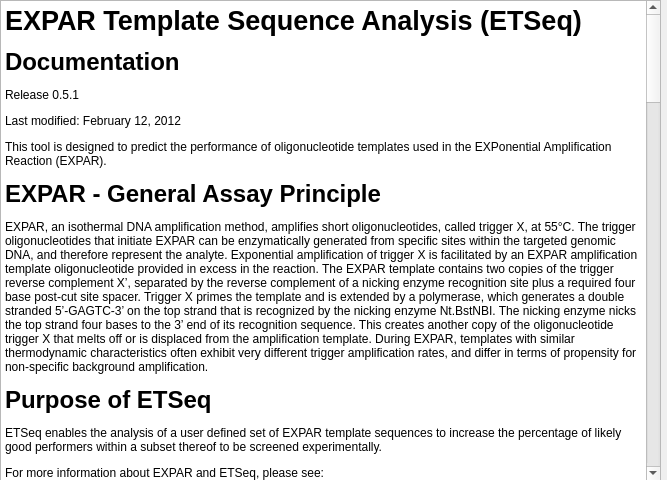
<?xml version="1.0" encoding="UTF-8"?>
<ui version="4.0">
 <class>Form</class>
 <widget class="QWidget" name="Form">
  <property name="geometry">
   <rect>
    <x>0</x>
    <y>0</y>
    <width>667</width>
    <height>480</height>
   </rect>
  </property>
  <property name="windowTitle">
   <string>Form</string>
  </property>
  <widget class="QTextBrowser" name="textBrowser">
   <property name="geometry">
    <rect>
     <x>0</x>
     <y>0</y>
     <width>661</width>
     <height>481</height>
    </rect>
   </property>
   <property name="html">
    <string>&lt;!DOCTYPE HTML PUBLIC &quot;-//W3C//DTD HTML 4.0//EN&quot; &quot;http://www.w3.org/TR/REC-html40/strict.dtd&quot;&gt;
&lt;html&gt;&lt;head&gt;&lt;meta name=&quot;qrichtext&quot; content=&quot;1&quot; /&gt;&lt;style type=&quot;text/css&quot;&gt;
p, li { white-space: pre-wrap; }
&lt;/style&gt;&lt;/head&gt;&lt;body style=&quot; font-family:'宋体'; font-size:9pt; font-weight:400; font-style:normal;&quot;&gt;
&lt;p style=&quot; margin-top:0px; margin-bottom:0px; margin-left:0px; margin-right:0px; -qt-block-indent:0; text-indent:0px;&quot;&gt;&lt;a name=&quot;cautions&quot;&gt;&lt;/a&gt;&lt;span style=&quot; font-size:20pt; font-weight:600;&quot;&gt;E&lt;/span&gt;&lt;span style=&quot; font-size:20pt; font-weight:600;&quot;&gt;XPAR Template Sequence Analysis (ETSeq) &lt;/span&gt;&lt;/p&gt;
&lt;p style=&quot; margin-top:12px; margin-bottom:12px; margin-left:0px; margin-right:0px; -qt-block-indent:0; text-indent:0px;&quot;&gt;&lt;span style=&quot; font-size:18pt; font-weight:600;&quot;&gt;Documentation &lt;/span&gt;&lt;/p&gt;
&lt;p style=&quot; margin-top:0px; margin-bottom:0px; margin-left:0px; margin-right:0px; -qt-block-indent:0; text-indent:0px;&quot;&gt;&lt;a name=&quot;SEQUENCE&quot;&gt;&lt;/a&gt;Release 0.5.1 &lt;/p&gt;
&lt;p style=&quot; margin-top:12px; margin-bottom:12px; margin-left:0px; margin-right:0px; -qt-block-indent:0; text-indent:0px;&quot;&gt;Last modified: February 12, 2012 &lt;/p&gt;
&lt;p style=&quot; margin-top:12px; margin-bottom:12px; margin-left:0px; margin-right:0px; -qt-block-indent:0; text-indent:0px;&quot;&gt;This tool is designed to predict the performance of oligonucleotide templates used in the EXPonential Amplification Reaction (EXPAR). &lt;/p&gt;
&lt;p style=&quot; margin-top:12px; margin-bottom:12px; margin-left:0px; margin-right:0px; -qt-block-indent:0; text-indent:0px;&quot;&gt;&lt;span style=&quot; font-size:18pt; font-weight:600;&quot;&gt;EXPAR - General Assay Principle &lt;/span&gt;&lt;/p&gt;
&lt;p style=&quot; margin-top:12px; margin-bottom:12px; margin-left:0px; margin-right:0px; -qt-block-indent:0; text-indent:0px;&quot;&gt;EXPAR, an isothermal DNA amplification method, amplifies short oligonucleotides, called trigger X, at 55°C. The trigger oligonucleotides that initiate EXPAR can be enzymatically generated from specific sites within the targeted genomic DNA, and therefore represent the analyte. Exponential amplification of trigger X is facilitated by an EXPAR amplification template oligonucleotide provided in excess in the reaction. The EXPAR template contains two copies of the trigger reverse complement X’, separated by the reverse complement of a nicking enzyme recognition site plus a required four base post-cut site spacer. Trigger X primes the template and is extended by a polymerase, which generates a double stranded 5’-GAGTC-3’ on the top strand that is recognized by the nicking enzyme Nt.BstNBI. The nicking enzyme nicks the top strand four bases to the 3’ end of its recognition sequence. This creates another copy of the oligonucleotide trigger X that melts off or is displaced from the amplification template. During EXPAR, templates with similar thermodynamic characteristics often exhibit very different trigger amplification rates, and differ in terms of propensity for non-specific background amplification. &lt;/p&gt;
&lt;p style=&quot; margin-top:12px; margin-bottom:12px; margin-left:0px; margin-right:0px; -qt-block-indent:0; text-indent:0px;&quot;&gt;&lt;span style=&quot; font-size:18pt; font-weight:600;&quot;&gt;Purpose of ETSeq&lt;/span&gt; &lt;/p&gt;
&lt;p style=&quot; margin-top:12px; margin-bottom:12px; margin-left:0px; margin-right:0px; -qt-block-indent:0; text-indent:0px;&quot;&gt;ETSeq enables the analysis of a user defined set of EXPAR template sequences to increase the percentage of likely good performers within a subset thereof to be screened experimentally. &lt;/p&gt;
&lt;p style=&quot; margin-top:12px; margin-bottom:12px; margin-left:0px; margin-right:0px; -qt-block-indent:0; text-indent:0px;&quot;&gt;For more information about EXPAR and ETSeq, please see: &lt;/p&gt;
&lt;p style=&quot; margin-top:12px; margin-bottom:12px; margin-left:0px; margin-right:0px; -qt-block-indent:0; text-indent:0px;&quot;&gt; &lt;span style=&quot; background-color:#ffff00;&quot;&gt;&amp;lt;we will insert the reference to the NAR manuscript here&amp;gt;&lt;/span&gt; &lt;/p&gt;
&lt;p style=&quot; margin-top:12px; margin-bottom:12px; margin-left:0px; margin-right:0px; -qt-block-indent:0; text-indent:0px;&quot;&gt;For each entered sequence, the tool returns 7 parameters to the user. Three parameters, related to the thermodynamic behavior of the template, are calculated using the output of UNAFold. &lt;/p&gt;
&lt;p style=&quot; margin-top:12px; margin-bottom:12px; margin-left:0px; margin-right:0px; -qt-block-indent:0; text-indent:0px;&quot;&gt;For more information about Unafold: &lt;/p&gt;
&lt;p style=&quot; margin-top:12px; margin-bottom:12px; margin-left:0px; margin-right:0px; -qt-block-indent:0; text-indent:0px;&quot;&gt;Markham, N. R. &amp;amp; Zuker, M. (2008) UNAFold: software for nucleic acid folding and hybridization. In Keith, J. M., editor, &lt;span style=&quot; font-style:italic;&quot;&gt;Bioinformatics, Volume II. Structure, Function and Applications&lt;/span&gt;, number 453 in &lt;span style=&quot; font-style:italic;&quot;&gt;Methods in Molecular Biology&lt;/span&gt;, chapter 1, pages 3–31. Humana Press, Totowa, NJ. ISBN 978-1-60327-428-9. &lt;/p&gt;
&lt;p style=&quot; margin-top:12px; margin-bottom:12px; margin-left:0px; margin-right:0px; -qt-block-indent:0; text-indent:0px;&quot;&gt;The other four parameters relate to the sequence dependence of template performance. These four sequence dependence related parameters are generated by two machine learning methods: a position weight matrix based method, as described in &lt;span style=&quot; background-color:#ffff00;&quot;&gt;&amp;lt;NAR ref&amp;gt;&lt;/span&gt;, and a naïve Bayes method, using the Orange Naïve Bayes module. &lt;/p&gt;
&lt;p style=&quot; margin-top:12px; margin-bottom:12px; margin-left:0px; margin-right:0px; -qt-block-indent:0; text-indent:0px;&quot;&gt;For more information about the Orange Naïve Bayes module: &lt;/p&gt;
&lt;p style=&quot; margin-top:12px; margin-bottom:12px; margin-left:0px; margin-right:0px; -qt-block-indent:0; text-indent:0px;&quot;&gt;Tomaž Curk, Janez Demšar, Qikai Xu, Gregor Leban, Uroš Petrovič, Ivan Bratko, Gad Shaulsky, Blaž Zupan. &lt;span style=&quot; font-style:italic;&quot;&gt;Microarray data mining with visual programming&lt;/span&gt;. Bioinformatics. 2005 Feb 1;21(3):396-8. &lt;/p&gt;
&lt;p style=&quot; margin-top:12px; margin-bottom:12px; margin-left:0px; margin-right:0px; -qt-block-indent:0; text-indent:0px;&quot;&gt;In addition, ETSeq suggests a set of possibly well performing EXPAR templates selected from the user provided set. If no sequence is returned, then the software determined that none of the provided sequences fall within the recommended parameter range. &lt;/p&gt;
&lt;p style=&quot; margin-top:12px; margin-bottom:12px; margin-left:0px; margin-right:0px; -qt-block-indent:0; text-indent:0px;&quot;&gt;&lt;span style=&quot; font-size:18pt; font-weight:600;&quot;&gt;Downloading and Installing: &lt;/span&gt;&lt;/p&gt;
&lt;p style=&quot; margin-top:12px; margin-bottom:12px; margin-left:0px; margin-right:0px; -qt-block-indent:0; text-indent:0px;&quot;&gt;ETSeq can be downloaded from: &lt;span style=&quot; background-color:#ffff00;&quot;&gt;&amp;lt;URL goes here&amp;gt;&lt;/span&gt; &lt;/p&gt;
&lt;p style=&quot; margin-top:12px; margin-bottom:12px; margin-left:0px; margin-right:0px; -qt-block-indent:0; text-indent:0px;&quot;&gt;&lt;span style=&quot; font-weight:600;&quot;&gt;Operating system:&lt;/span&gt; This software tool has been designed for Windows 7 or XP having at least 512 Mb of RAM and 1Gb of hard drive space. Other operating systems have not yet been tested. &lt;/p&gt;
&lt;p style=&quot; margin-top:12px; margin-bottom:12px; margin-left:0px; margin-right:0px; -qt-block-indent:0; text-indent:0px;&quot;&gt;&lt;span style=&quot; font-weight:600;&quot;&gt;Other requirements:&lt;/span&gt; This tool integrates the UNAFold perl scripts to predict thermodynamic characteristics. Therefore, users need to install a perl compiler, such as Activeperl, on their computer before using this tool. &lt;/p&gt;
&lt;p style=&quot; margin-top:12px; margin-bottom:12px; margin-left:0px; margin-right:0px; -qt-block-indent:0; text-indent:0px;&quot;&gt;To download Activeperl: &lt;/p&gt;
&lt;p style=&quot; margin-top:12px; margin-bottom:12px; margin-left:0px; margin-right:0px; -qt-block-indent:0; text-indent:0px;&quot;&gt;&lt;a href=&quot;http://www.activestate.com/activeperl/downloads&quot;&gt;&lt;span style=&quot; text-decoration: underline; color:#0000ff;&quot;&gt;http://www.activestate.com/activeperl/downloads&lt;/span&gt;&lt;/a&gt; &lt;/p&gt;
&lt;p style=&quot; margin-top:12px; margin-bottom:12px; margin-left:0px; margin-right:0px; -qt-block-indent:0; text-indent:0px;&quot;&gt;&lt;span style=&quot; font-weight:600;&quot;&gt;Installing the program:&lt;/span&gt; Unzip the file “ETseq.zip” to a designated folder. To check proper installation, double click the file “run.exe” in your unzipped designated folder. A user interface window will open, which means you have installed the tool successfully. An error message “Perl compiler required” indicates that a Perl compiler is either missing or not properly installed on the computer. &lt;/p&gt;
&lt;p style=&quot; margin-top:12px; margin-bottom:12px; margin-left:0px; margin-right:0px; -qt-block-indent:0; text-indent:0px;&quot;&gt;&lt;span style=&quot; font-family:'Times New Roman,serif'; font-size:18pt; font-weight:600;&quot;&gt;Running instruction:&lt;/span&gt; &lt;/p&gt;
&lt;ol style=&quot;margin-top: 0px; margin-bottom: 0px; margin-left: 0px; margin-right: 0px; -qt-list-indent: 1;&quot;&gt;&lt;li style=&quot; margin-top:0px; margin-bottom:0px; margin-left:0px; margin-right:0px; -qt-block-indent:0; text-indent:0px;&quot;&gt;&lt;span style=&quot; font-family:'Times New Roman,serif'; font-size:12pt;&quot;&gt;Double click the file “Run.exe” in your ETSeq designated folder - &lt;/span&gt;a Graphical User Interface (GUI) window will open. &lt;/li&gt;
&lt;li style=&quot; margin-top:0px; margin-bottom:0px; margin-left:0px; margin-right:0px; -qt-block-indent:0; text-indent:0px;&quot;&gt;&lt;span style=&quot; font-family:'Times New Roman,serif'; font-size:12pt;&quot;&gt;Copy and paste your template identifiers and sequences into the input area on the ETSeq GUI (see below for formatting requirements)&lt;/span&gt; &lt;/li&gt;
&lt;li style=&quot; margin-top:0px; margin-bottom:0px; margin-left:0px; margin-right:0px; -qt-block-indent:0; text-indent:0px;&quot;&gt;&lt;span style=&quot; font-family:'Times New Roman,serif'; font-size:12pt;&quot;&gt;If desired, change the thermodynamic input parameters (or leave as default)&lt;/span&gt; &lt;/li&gt;
&lt;li style=&quot; margin-top:0px; margin-bottom:0px; margin-left:0px; margin-right:0px; -qt-block-indent:0; text-indent:0px;&quot;&gt;&lt;span style=&quot; font-family:'Times New Roman,serif'; font-size:12pt;&quot;&gt;Click “Submit”&lt;/span&gt; &lt;/li&gt;
&lt;li style=&quot; margin-top:0px; margin-bottom:0px; margin-left:0px; margin-right:0px; -qt-block-indent:0; text-indent:0px;&quot;&gt;&lt;span style=&quot; font-family:'Times New Roman,serif'; font-size:12pt;&quot;&gt;Run time can vary from a few seconds to minutes or longer, based on how many template sequences were submitted&lt;/span&gt; &lt;/li&gt;
&lt;li style=&quot; margin-top:0px; margin-bottom:0px; margin-left:0px; margin-right:0px; -qt-block-indent:0; text-indent:0px;&quot;&gt;&lt;span style=&quot; font-family:'Times New Roman,serif'; font-size:12pt;&quot;&gt;Another dialog window will open when the analysis is completed, click “save”&lt;/span&gt; &lt;/li&gt;
&lt;li style=&quot; margin-top:0px; margin-bottom:12px; margin-left:0px; margin-right:0px; -qt-block-indent:0; text-indent:0px;&quot;&gt;&lt;span style=&quot; font-family:'Times New Roman,serif'; font-size:12pt;&quot;&gt;Save the result &lt;/span&gt;as Excel spreadsheet (.xls format)&lt;span style=&quot; font-family:'Times New Roman,serif'; font-size:12pt;&quot;&gt; to a chosen&lt;/span&gt; folder. &lt;/li&gt;&lt;/ol&gt;
&lt;p style=&quot; margin-top:12px; margin-bottom:12px; margin-left:0px; margin-right:0px; -qt-block-indent:0; text-indent:0px;&quot;&gt;  &lt;/p&gt;
&lt;p style=&quot; margin-top:12px; margin-bottom:12px; margin-left:0px; margin-right:0px; -qt-block-indent:0; text-indent:0px;&quot;&gt;&lt;span style=&quot; font-size:18pt; font-weight:600;&quot;&gt;Input Format for EXPAR Template Sequences: &lt;/span&gt;&lt;/p&gt;
&lt;p style=&quot; margin-top:12px; margin-bottom:12px; margin-left:0px; margin-right:0px; -qt-block-indent:0; text-indent:0px;&quot;&gt;The program can accept an unrestricted number of EXPAR template input sequences at one time. However, run times may be long for large input files. &lt;/p&gt;
&lt;p style=&quot; margin-top:12px; margin-bottom:12px; margin-left:0px; margin-right:0px; -qt-block-indent:0; text-indent:0px;&quot;&gt;EXPAR template sequences must be entered in the 5’ to 3’ direction, and must consist of the following elements: (1) the reverse complement of the trigger sequence (at least 10 bases in length), (2) a 4-base post cut site, (3) GACTC, which is the reverse complement of the Nt.BstNBI nicking enzyme recognition site, and (4) a second copy of the reverse complement of the trigger sequence. The EXPAR template must have exactly one GACTC in its sequence. Only exact nucleotides (A, C, G, or T) are allowed. &lt;/p&gt;
&lt;p style=&quot; margin-top:12px; margin-bottom:12px; margin-left:0px; margin-right:0px; -qt-block-indent:0; text-indent:0px;&quot;&gt;Each EXPAR sequence requires a unique user defined sequence identifier (no blank spaces in user identifier). If multiple EXPAR template sequences have the same sequence identifier, then all but the first will be deleted by the program. &lt;/p&gt;
&lt;p style=&quot; margin-top:12px; margin-bottom:12px; margin-left:0px; margin-right:0px; -qt-block-indent:0; text-indent:0px;&quot;&gt;Enter the EXPAR template sequences to be analyzed into the input field. There are two acceptable input formats: &lt;/p&gt;
&lt;p style=&quot; margin-top:12px; margin-bottom:12px; margin-left:0px; margin-right:0px; -qt-block-indent:0; text-indent:0px;&quot;&gt;1. EXPAR template sequences plus sequence identifiers can be entered in fasta format (see &lt;a href=&quot;http://blast.ncbi.nlm.nih.gov/blastcgihelp.shtml&quot;&gt;&lt;span style=&quot; text-decoration: underline; color:#0000ff;&quot;&gt;http://blast.ncbi.nlm.nih.gov/blastcgihelp.shtml&lt;/span&gt;&lt;/a&gt; for a description of the FASTA format). Generate this file using another suitable computational tool, or using a simple text editor such as the Windows notepad accessory, then copy and paste into the input area. The input data would look as follows: &lt;/p&gt;
&lt;p style=&quot; margin-top:12px; margin-bottom:12px; margin-left:0px; margin-right:0px; -qt-block-indent:0; text-indent:0px;&quot;&gt;&amp;gt;seq1 &lt;/p&gt;
&lt;p style=&quot; margin-top:12px; margin-bottom:12px; margin-left:0px; margin-right:0px; -qt-block-indent:0; text-indent:0px;&quot;&gt;CCTACGACTGAACAGACTCTCCTACGACTG &lt;/p&gt;
&lt;p style=&quot; margin-top:12px; margin-bottom:12px; margin-left:0px; margin-right:0px; -qt-block-indent:0; text-indent:0px;&quot;&gt;&amp;gt;seq2 &lt;/p&gt;
&lt;p style=&quot; margin-top:12px; margin-bottom:12px; margin-left:0px; margin-right:0px; -qt-block-indent:0; text-indent:0px;&quot;&gt;CCTACGACTTAACAGACTCTCCTACGACTT &lt;/p&gt;
&lt;p style=&quot; margin-top:12px; margin-bottom:12px; margin-left:0px; margin-right:0px; -qt-block-indent:0; text-indent:0px;&quot;&gt;2. Generate an Excel file (or a tab delimited text file) with sequence identifiers in column 1, and the sequences in column 2. Copy and paste this data (without header rows) into the input area, resulting in a tab delimited format such as the following: &lt;/p&gt;
&lt;p style=&quot; margin-top:12px; margin-bottom:12px; margin-left:0px; margin-right:0px; -qt-block-indent:0; text-indent:0px;&quot;&gt;seq1  CCTACGACTGAACAGACTCTCCTACGACTG &lt;/p&gt;
&lt;p style=&quot; margin-top:12px; margin-bottom:12px; margin-left:0px; margin-right:0px; -qt-block-indent:0; text-indent:0px;&quot;&gt;seq2  CCTACGACTTAACAGACTCTCCTACGACTT &lt;/p&gt;
&lt;p style=&quot; margin-top:12px; margin-bottom:12px; margin-left:0px; margin-right:0px; -qt-block-indent:0; text-indent:0px;&quot;&gt;&lt;span style=&quot; font-size:18pt; font-weight:600;&quot;&gt;Other Input Parameters &lt;/span&gt;&lt;/p&gt;
&lt;p style=&quot; margin-top:0px; margin-bottom:0px; margin-left:0px; margin-right:0px; -qt-block-indent:0; text-indent:0px;&quot;&gt;&lt;a name=&quot;PRIMER_SEQUENCE_ID&quot;&gt;&lt;/a&gt;Minimal trigger-template Tm &lt;/p&gt;
&lt;p style=&quot; margin-top:12px; margin-bottom:0px; margin-left:0px; margin-right:0px; -qt-block-indent:0; text-indent:0px;&quot;&gt;&lt;span style=&quot; font-family:'Times New Roman,serif'; font-size:12pt;&quot;&gt;The Minimal melting temperature allowed for trigger- template duplex. Default: 40&lt;/span&gt;&lt;span style=&quot; font-family:'Symbol'; font-size:12pt;&quot;&gt;°&lt;/span&gt;&lt;span style=&quot; font-family:'Times New Roman,serif'; font-size:12pt;&quot;&gt;C&lt;/span&gt; &lt;/p&gt;
&lt;p style=&quot; margin-top:12px; margin-bottom:12px; margin-left:0px; margin-right:0px; -qt-block-indent:0; text-indent:0px;&quot;&gt;Maximal trigger-template Tm &lt;/p&gt;
&lt;p style=&quot; margin-top:12px; margin-bottom:0px; margin-left:0px; margin-right:0px; -qt-block-indent:0; text-indent:0px;&quot;&gt;&lt;span style=&quot; font-family:'Times New Roman,serif'; font-size:12pt;&quot;&gt;The Maximal melting temperature allowed for trigger- template duplex. Default: 60&lt;/span&gt;&lt;span style=&quot; font-family:'Symbol'; font-size:12pt;&quot;&gt;°&lt;/span&gt;&lt;span style=&quot; font-family:'Times New Roman,serif'; font-size:12pt;&quot;&gt;C&lt;/span&gt; &lt;/p&gt;
&lt;p style=&quot; margin-top:12px; margin-bottom:12px; margin-left:0px; margin-right:0px; -qt-block-indent:0; text-indent:0px;&quot;&gt;Maximal template-template Tm &lt;/p&gt;
&lt;p style=&quot; margin-top:12px; margin-bottom:0px; margin-left:0px; margin-right:0px; -qt-block-indent:0; text-indent:0px;&quot;&gt;&lt;span style=&quot; font-family:'Times New Roman,serif'; font-size:12pt;&quot;&gt;The Maximal melting temperature allowed for template- template duplex. Default: 25&lt;/span&gt;&lt;span style=&quot; font-family:'Symbol'; font-size:12pt;&quot;&gt;°&lt;/span&gt;&lt;span style=&quot; font-family:'Times New Roman,serif'; font-size:12pt;&quot;&gt;C&lt;/span&gt; &lt;/p&gt;
&lt;p style=&quot; margin-top:12px; margin-bottom:12px; margin-left:0px; margin-right:0px; -qt-block-indent:0; text-indent:0px;&quot;&gt;Maximal template self-bonds &lt;/p&gt;
&lt;p style=&quot; margin-top:12px; margin-bottom:0px; margin-left:0px; margin-right:0px; -qt-block-indent:0; text-indent:0px;&quot;&gt;&lt;span style=&quot; font-family:'Times New Roman,serif'; font-size:12pt;&quot;&gt;The Maximal number of hybridization bonds allowed for template- template hybridization. Default: 10&lt;/span&gt; &lt;/p&gt;
&lt;p style=&quot; margin-top:12px; margin-bottom:12px; margin-left:0px; margin-right:0px; -qt-block-indent:0; text-indent:0px;&quot;&gt;&lt;span style=&quot; font-size:18pt; font-weight:600;&quot;&gt;Output Format &lt;/span&gt;&lt;/p&gt;
&lt;p style=&quot; margin-top:12px; margin-bottom:12px; margin-left:0px; margin-right:0px; -qt-block-indent:0; text-indent:0px;&quot;&gt;An excel file containing three sheets will be generated by clicking the “save” button. &lt;/p&gt;
&lt;p style=&quot; margin-top:12px; margin-bottom:12px; margin-left:0px; margin-right:0px; -qt-block-indent:0; text-indent:0px;&quot;&gt;The sheet labeled “Good and desired thermo” contains all the templates that are predicted to be well performing by both PWM based method and naïve bayes method, and predicted to be have the desired thermodynamic characteristics as well. &lt;/p&gt;
&lt;p style=&quot; margin-top:12px; margin-bottom:12px; margin-left:0px; margin-right:0px; -qt-block-indent:0; text-indent:0px;&quot;&gt;“desired thermo” is for all the templates which are predicted to be have the desired thermodynamic characteristics. &lt;/p&gt;
&lt;p style=&quot; margin-top:12px; margin-bottom:12px; margin-left:0px; margin-right:0px; -qt-block-indent:0; text-indent:0px;&quot;&gt;“all submitted templates” is for all the templates which are submitted to the tool. The meaning of the header in the sheets are listed below: &lt;/p&gt;
&lt;p style=&quot; margin-top:12px; margin-bottom:12px; margin-left:0px; margin-right:0px; -qt-block-indent:0; text-indent:0px;&quot;&gt;&lt;span style=&quot; font-size:18pt; font-weight:600;&quot;&gt;Output Parameters &lt;/span&gt;&lt;/p&gt;
&lt;p style=&quot; margin-top:0px; margin-bottom:0px; margin-left:0px; margin-right:0px; -qt-block-indent:0; text-indent:0px;&quot;&gt;&lt;a name=&quot;disclaimer&quot;&gt;&lt;/a&gt;Each spreadsheet within the Excel output file, contains 9 columns with the following headers &lt;/p&gt;
&lt;p style=&quot; margin-top:0px; margin-bottom:0px; margin-left:0px; margin-right:0px; -qt-block-indent:0; text-indent:0px;&quot;&gt;&lt;span style=&quot; font-family:'Times New Roman,serif'; font-size:12pt; font-weight:600;&quot;&gt;name&lt;/span&gt; &lt;/p&gt;
&lt;p style=&quot; margin-top:0px; margin-bottom:0px; margin-left:0px; margin-right:0px; -qt-block-indent:0; text-indent:0px;&quot;&gt;&lt;span style=&quot; font-family:'Times New Roman,serif'; font-size:12pt;&quot;&gt;The sequence ID&lt;/span&gt; &lt;/p&gt;
&lt;p style=&quot; margin-top:0px; margin-bottom:0px; margin-left:0px; margin-right:0px; -qt-block-indent:0; text-indent:0px;&quot;&gt;&lt;span style=&quot; font-family:'Times New Roman,serif'; font-size:12pt; font-weight:600;&quot;&gt;template_seq&lt;/span&gt; &lt;/p&gt;
&lt;p style=&quot; margin-top:0px; margin-bottom:0px; margin-left:0px; margin-right:0px; -qt-block-indent:0; text-indent:0px;&quot;&gt;&lt;span style=&quot; font-family:'Times New Roman,serif'; font-size:12pt;&quot;&gt;The EXPAR template sequence&lt;/span&gt; &lt;/p&gt;
&lt;p style=&quot; margin-top:0px; margin-bottom:0px; margin-left:0px; margin-right:0px; -qt-block-indent:0; text-indent:0px;&quot;&gt;&lt;span style=&quot; font-family:'Times New Roman,serif'; font-size:12pt; font-weight:600;&quot;&gt;bayes_class&lt;/span&gt; &lt;/p&gt;
&lt;p style=&quot; margin-top:0px; margin-bottom:0px; margin-left:0px; margin-right:0px; -qt-block-indent:0; text-indent:0px;&quot;&gt;&lt;span style=&quot; font-family:'Times New Roman,serif'; font-size:12pt;&quot;&gt;This is the template performance class predicted by the Naïve Bayes method. “Good” indicates fast amplification of trigger X, and decent temporal separation between specific amplification in the presence of trigger X, and non-specific amplification in the absence of trigger X. “Bad” indicates slow amplification and / or poor temporal separation between specific and non-specific amplification. The bayes_class is based on a Naïve Bayes classifier, obtained using the Orange Naïve Bayes module, that uses significant position motifs derived from previously characterized EXPAR template sequences. This Naïve Bayes classifier and the significant position motifs are embedded in the program.&lt;/span&gt; &lt;/p&gt;
&lt;p style=&quot; margin-top:0px; margin-bottom:0px; margin-left:0px; margin-right:0px; -qt-block-indent:0; text-indent:0px;&quot;&gt;&lt;span style=&quot; font-family:'Times New Roman,serif'; font-size:12pt; font-weight:600;&quot;&gt;pwm_class&lt;/span&gt; &lt;/p&gt;
&lt;p style=&quot; margin-top:0px; margin-bottom:0px; margin-left:0px; margin-right:0px; -qt-block-indent:0; text-indent:0px;&quot;&gt;&lt;span style=&quot; font-family:'Times New Roman,serif'; font-size:12pt;&quot;&gt;This is the template performance class predicted by the position weight matrix based method. “Good” indicates fast amplification of trigger X, and decent temporal separation between specific amplification in the presence of trigger X, and non-specific amplification in the absence of trigger X. “Bad” indicates slow amplification and / or poor temporal separation between specific and non-specific amplification. The pwm_class is based on two PWMs and a support vector machine based classifier, which are embedded in the program and have been derived from previously characterized EXPAR template sequences.&lt;/span&gt; &lt;/p&gt;
&lt;p style=&quot; margin-top:0px; margin-bottom:0px; margin-left:0px; margin-right:0px; -qt-block-indent:0; text-indent:0px;&quot;&gt;&lt;span style=&quot; font-family:'Times New Roman,serif'; font-size:12pt; font-weight:600;&quot;&gt;p90 score&lt;/span&gt; &lt;/p&gt;
&lt;p style=&quot; margin-top:0px; margin-bottom:0px; margin-left:0px; margin-right:0px; -qt-block-indent:0; text-indent:0px;&quot;&gt;&lt;span style=&quot; font-family:'Times New Roman,serif'; font-size:12pt;&quot;&gt;This score is generated by the position weight matrix base method. A lower p90 score indicate faster amplification and vice versa. The P90 score is based on a PWM embedded in the program, which is derived from previously characterized EXPAR template sequences.&lt;/span&gt; &lt;/p&gt;
&lt;p style=&quot; margin-top:0px; margin-bottom:0px; margin-left:0px; margin-right:0px; -qt-block-indent:0; text-indent:0px;&quot;&gt;&lt;span style=&quot; font-family:'Times New Roman,serif'; font-size:12pt; font-weight:600;&quot;&gt;diff score&lt;/span&gt; &lt;/p&gt;
&lt;p style=&quot; margin-top:0px; margin-bottom:0px; margin-left:0px; margin-right:0px; -qt-block-indent:0; text-indent:0px;&quot;&gt;&lt;span style=&quot; font-family:'Times New Roman,serif'; font-size:12pt;&quot;&gt;This score is generated by the position weight matrix base method. A lower diff score indicates decent temporal separation between specific and non-specific amplification. The diff score is based on a PWM embedded in the program, which is derived from previously characterized EXPAR template sequences.&lt;/span&gt; &lt;/p&gt;
&lt;p style=&quot; margin-top:0px; margin-bottom:0px; margin-left:0px; margin-right:0px; -qt-block-indent:0; text-indent:0px;&quot;&gt;&lt;span style=&quot; font-family:'Times New Roman,serif'; font-size:12pt; font-weight:600;&quot;&gt;tri-temp Tm&lt;/span&gt; &lt;/p&gt;
&lt;p style=&quot; margin-top:0px; margin-bottom:0px; margin-left:0px; margin-right:0px; -qt-block-indent:0; text-indent:0px;&quot;&gt;&lt;span style=&quot; font-family:'Times New Roman,serif'; font-size:12pt;&quot;&gt;Trigger- template duplex melting temperature, assuming that the template oligonucleotide is present in excess in the reaction. This parameter is calculated from the UNAFold output values for &lt;/span&gt;&lt;span style=&quot; font-family:'Symbol'; font-size:12pt;&quot;&gt;D&lt;/span&gt;&lt;span style=&quot; font-family:'Times New Roman,serif'; font-size:12pt;&quot;&gt;H and &lt;/span&gt;&lt;span style=&quot; font-family:'Symbol'; font-size:12pt;&quot;&gt;D&lt;/span&gt;&lt;span style=&quot; font-family:'Times New Roman,serif'; font-size:12pt;&quot;&gt;S for trigger template hybridization.&lt;/span&gt; &lt;/p&gt;
&lt;p style=&quot; margin-top:0px; margin-bottom:0px; margin-left:0px; margin-right:0px; -qt-block-indent:0; text-indent:0px;&quot;&gt;&lt;span style=&quot; font-family:'Times New Roman,serif'; font-size:12pt; font-weight:600;&quot;&gt;temp-temp Tm&lt;/span&gt; &lt;/p&gt;
&lt;p style=&quot; margin-top:0px; margin-bottom:0px; margin-left:0px; margin-right:0px; -qt-block-indent:0; text-indent:0px;&quot;&gt;&lt;span style=&quot; font-family:'Times New Roman,serif'; font-size:12pt;&quot;&gt;The template- template duplex melting temperature. In this case, the two strands are present in equal concentrations; therefore the output value for the template template melting temperature is used directly.&lt;/span&gt; &lt;/p&gt;
&lt;p style=&quot; margin-top:0px; margin-bottom:0px; margin-left:0px; margin-right:0px; -qt-block-indent:0; text-indent:0px;&quot;&gt;&lt;span style=&quot; font-family:'Times New Roman,serif'; font-size:12pt; font-weight:600;&quot;&gt;temp bonds&lt;/span&gt; &lt;/p&gt;
&lt;p style=&quot; margin-top:0px; margin-bottom:0px; margin-left:0px; margin-right:0px; -qt-block-indent:0; text-indent:0px;&quot;&gt;&lt;span style=&quot; font-family:'Times New Roman,serif'; font-size:12pt;&quot;&gt;The number of template- template hybridization bonds.&lt;/span&gt; &lt;/p&gt;
&lt;p style=&quot; margin-top:12px; margin-bottom:12px; margin-left:0px; margin-right:0px; -qt-block-indent:0; text-indent:0px;&quot;&gt;&lt;span style=&quot; font-size:18pt; font-weight:600;&quot;&gt;Copyright Notice and Disclaimer&lt;/span&gt; &lt;/p&gt;
&lt;p style=&quot; margin-top:0px; margin-bottom:0px; margin-left:0px; margin-right:0px; -qt-block-indent:0; text-indent:0px;&quot;&gt;&lt;span style=&quot; font-family:'Times New Roman,serif'; font-size:12pt;&quot;&gt;Copyright (C) 2012 - Keck Graduate Institute&lt;/span&gt; &lt;/p&gt;
&lt;p style=&quot; margin-top:0px; margin-bottom:0px; margin-left:0px; margin-right:0px; -qt-block-indent:0; text-indent:0px;&quot;&gt;&lt;span style=&quot; font-family:'Times New Roman,serif'; font-size:12pt;&quot;&gt;This program is free software: you can redistribute it and/or modify it under the terms of the GNU General Public License as published by the Free Software Foundation, either version 3 of the License, or any later version.&lt;/span&gt; &lt;/p&gt;
&lt;p style=&quot; margin-top:0px; margin-bottom:0px; margin-left:0px; margin-right:0px; -qt-block-indent:0; text-indent:0px;&quot;&gt;&lt;span style=&quot; font-family:'Times New Roman,serif'; font-size:12pt;&quot;&gt;This program is distributed in the hope that it will be useful, but WITHOUT ANY WARRANTY; without even the implied warranty of MERCHANTABILITY or FITNESS FOR A PARTICULAR PURPOSE.  See the GNU General Public License for more details.&lt;/span&gt; &lt;/p&gt;
&lt;p style=&quot; margin-top:0px; margin-bottom:0px; margin-left:0px; margin-right:0px; -qt-block-indent:0; text-indent:0px;&quot;&gt;&lt;span style=&quot; font-family:'Times New Roman,serif'; font-size:12pt;&quot;&gt;A copy of the GNU General Public License is included in the download file of this program.  If not, the licensing agreement can be obtained at &lt;/span&gt;&lt;a href=&quot;http://www.gnu.org/licenses/&quot;&gt;&lt;span style=&quot; font-family:'Times New Roman,serif'; font-size:12pt; text-decoration: underline; color:#000099;&quot;&gt;http://www.gnu.org/licenses/&lt;/span&gt;&lt;/a&gt;&lt;span style=&quot; font-family:'Times New Roman,serif'; font-size:12pt;&quot;&gt;.&lt;/span&gt; &lt;/p&gt;
&lt;p style=&quot; margin-top:12px; margin-bottom:12px; margin-left:0px; margin-right:0px; -qt-block-indent:0; text-indent:0px;&quot;&gt;&lt;span style=&quot; font-size:18pt; font-weight:600;&quot;&gt;Citing ETSeq &lt;/span&gt;&lt;/p&gt;
&lt;p style=&quot; margin-top:12px; margin-bottom:12px; margin-left:0px; margin-right:0px; -qt-block-indent:0; text-indent:0px;&quot;&gt;We request that use of this software be cited in publications as: &lt;/p&gt;
&lt;p style=&quot; margin-top:12px; margin-bottom:12px; margin-left:0px; margin-right:0px; -qt-block-indent:0; text-indent:0px;&quot;&gt;&lt;span style=&quot; background-color:#ffff00;&quot;&gt;&amp;lt;we will insert the reference to the NAR manuscript here&amp;gt;&lt;/span&gt; &lt;/p&gt;
&lt;p style=&quot; margin-top:12px; margin-bottom:0px; margin-left:0px; margin-right:0px; -qt-block-indent:0; text-indent:0px;&quot;&gt;&lt;span style=&quot; font-family:'Times New Roman,serif'; font-size:12pt;&quot;&gt;Source code available at &lt;/span&gt;&lt;span style=&quot; font-family:'Times New Roman,serif'; font-size:12pt; background-color:#ffff00;&quot;&gt;&amp;lt;we will insert the final url here&amp;gt;&lt;/span&gt;&lt;span style=&quot; font-family:'Times New Roman,serif'; font-size:12pt;&quot;&gt; &lt;/span&gt;&lt;/p&gt;
&lt;p style=&quot; margin-top:12px; margin-bottom:12px; margin-left:0px; margin-right:0px; -qt-block-indent:0; text-indent:0px;&quot;&gt;&lt;span style=&quot; font-size:18pt; font-weight:600;&quot;&gt;Acknowledgments &lt;/span&gt;&lt;/p&gt;
&lt;p style=&quot; margin-top:12px; margin-bottom:12px; margin-left:0px; margin-right:0px; -qt-block-indent:0; text-indent:0px;&quot;&gt;The development of ETSeq was funded by the National Institutes of Health through award R01AI076247, plus an ARRA supplement to this award. This work was funded in part by the National Science Foundation's Frontiers in Integrative Biological Research grant FIBR-0527023, and NSF's BEACON Center for the Study of Evolution in Action under contract No. DBI-0939454. &lt;/p&gt;&lt;/body&gt;&lt;/html&gt;</string>
   </property>
  </widget>
 </widget>
 <resources/>
 <connections/>
</ui>
